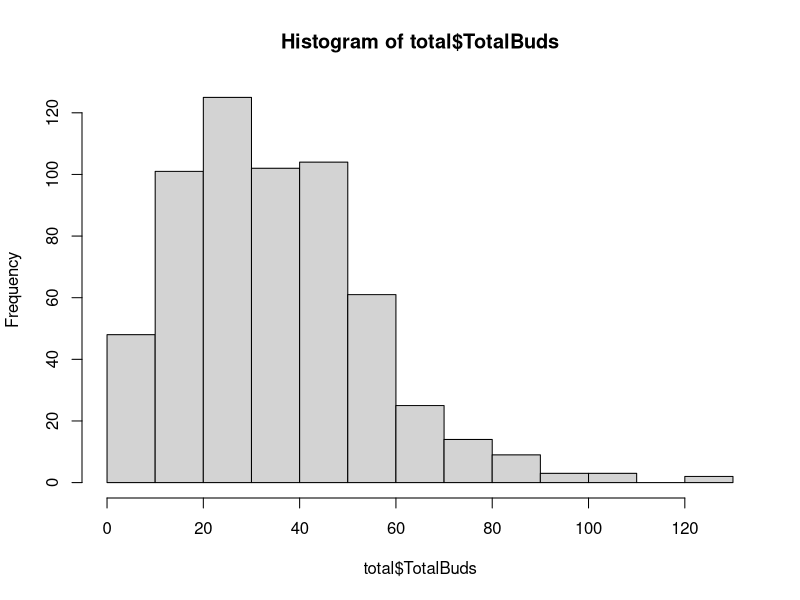
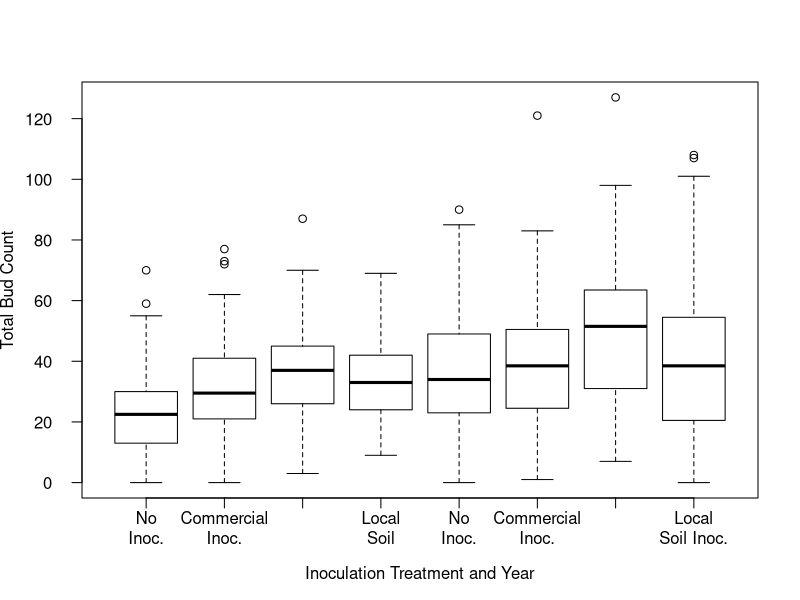
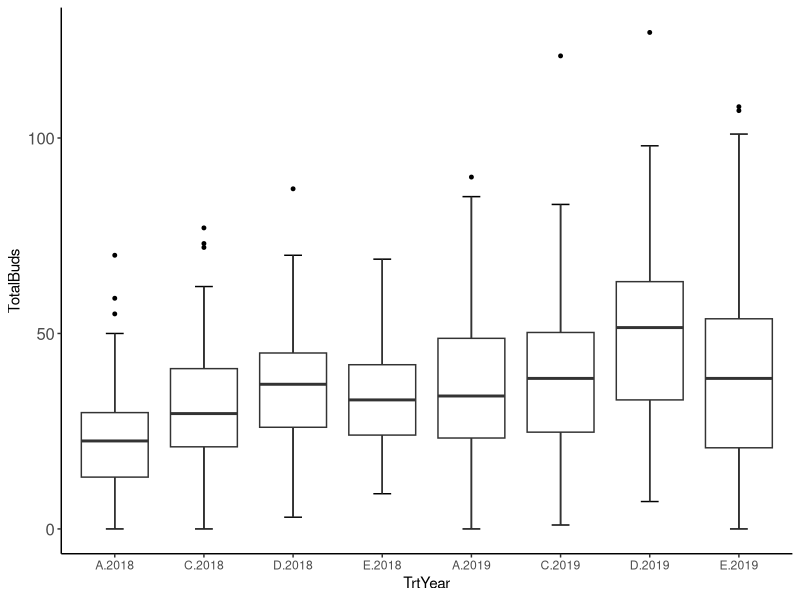

R code for these plots, in order:
#read in data
BudDataF19<- read.csv(file ="BudCountsF19.csv",fileEncoding = 'UTF-8-BOM')
BudDataF18<- read.csv(file ="BudCountsS2019.csv",fileEncoding = 'UTF-8-BOM')

#analyze bud data

#create a table with all data
#add year to data
BudDataF18$year<-'2018'
BudDataF19$year<-'2019'

total<-rbind(BudDataF18,BudDataF19)

###### Histogram #########

hist(total$TotalBuds)

##### ANOVA ###########

BudAnova<-aov(data=total,
              TotalBuds~Trt
              +year
              #+Trt*year
              )
summary(BudAnova)
TukeyHSD(BudAnova)


############## Generalized Linear Model ############

BudGLM<-glm(data=total,
              TotalBuds~Trt
              +year
              +Trt*year,
              family = poisson()
              )
summary(BudGLM)
library(car)

Anova(BudGLM)

#letters
library(multcompView)

BUD18<-aov(BudDataF18$TotalBuds~BudDataF18$Trt)

Output = TukeyHSD(BUD18)
PT4 = Output$`BudDataF18$Trt`[,'p adj']
multcompLetters(PT4)

BUD19<-aov(BudDataF19$TotalBuds~BudDataF19$Trt)

Output = TukeyHSD(BUD19)
PT4 = Output$`BudDataF19$Trt`[,'p adj']
PT4
multcompLetters(PT4)



Output = TukeyHSD(BudAnova)
PT4 = Output$Trt[,'p adj']
PT4
multcompLetters(PT4)

########### BOXPLOT ###############
xLabels<-c('No\nInoc.',
           'Commercial\nInoc.',
           'Combination\nSoil Inoc.',
           'Local\nSoil',
           'No\nInoc.',
           'Commercial\nInoc.',
           'Combination\nSoil Inoc.',
           'Local\nSoil Inoc.')

Bud1819_boxplot<-boxplot(data=total,
                         TotalBuds~Trt*year,
                         xlab = "Inoculation Treatment and Year",
                         ylab = "Total Bud Count",
                         names = xLabels,
                         col = c('white'), 
                         las=1,
                         par(mgp=c(3.25,1.5,0)))

#boxplot in ggplot
library(ggplot2)
total$TrtYear<-interaction(total$Trt,total$year)

s2<-ggplot(data=total,aes(x=TrtYear, y=TotalBuds)) +
  stat_boxplot(geom ='errorbar', width = 0.2)+
  geom_boxplot(outlier.colour = "black",outlier.size = 1)+
  theme_classic()+
  theme(axis.text.y = element_text(size = 12))
s2
